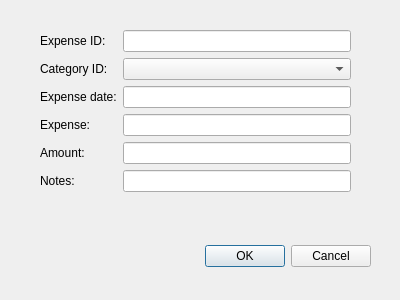
<?xml version="1.0" encoding="UTF-8"?>
<ui version="4.0">
 <class>Dialog</class>
 <widget class="QDialog" name="Dialog">
  <property name="geometry">
   <rect>
    <x>0</x>
    <y>0</y>
    <width>400</width>
    <height>300</height>
   </rect>
  </property>
  <property name="windowTitle">
   <string>Dialog</string>
  </property>
  <widget class="QDialogButtonBox" name="buttonBox">
   <property name="geometry">
    <rect>
     <x>30</x>
     <y>240</y>
     <width>341</width>
     <height>32</height>
    </rect>
   </property>
   <property name="orientation">
    <enum>Qt::Horizontal</enum>
   </property>
   <property name="standardButtons">
    <set>QDialogButtonBox::Cancel|QDialogButtonBox::Ok</set>
   </property>
  </widget>
  <widget class="QWidget" name="formLayoutWidget">
   <property name="geometry">
    <rect>
     <x>40</x>
     <y>30</y>
     <width>311</width>
     <height>211</height>
    </rect>
   </property>
   <layout class="QFormLayout" name="formLayout">
    <property name="labelAlignment">
     <set>Qt::AlignLeading|Qt::AlignLeft|Qt::AlignVCenter</set>
    </property>
    <item row="0" column="0">
     <widget class="QLabel" name="lblExpenseID">
      <property name="text">
       <string>Expense ID:</string>
      </property>
     </widget>
    </item>
    <item row="0" column="1">
     <widget class="QLineEdit" name="txtExpenseID">
      <property name="readOnly">
       <bool>true</bool>
      </property>
     </widget>
    </item>
    <item row="1" column="0">
     <widget class="QLabel" name="lblCategory">
      <property name="text">
       <string>Category ID:</string>
      </property>
     </widget>
    </item>
    <item row="1" column="1">
     <widget class="QComboBox" name="cmbCategory"/>
    </item>
    <item row="2" column="0">
     <widget class="QLabel" name="lblExpenseDate">
      <property name="text">
       <string>Expense date:</string>
      </property>
     </widget>
    </item>
    <item row="2" column="1">
     <widget class="QLineEdit" name="txtExpenseDate"/>
    </item>
    <item row="3" column="1">
     <widget class="QLineEdit" name="txtExpense"/>
    </item>
    <item row="4" column="0">
     <widget class="QLabel" name="lblAmount">
      <property name="text">
       <string>Amount:</string>
      </property>
     </widget>
    </item>
    <item row="3" column="0">
     <widget class="QLabel" name="lblExpense">
      <property name="text">
       <string>Expense:</string>
      </property>
     </widget>
    </item>
    <item row="4" column="1">
     <widget class="QLineEdit" name="txtAmount"/>
    </item>
    <item row="5" column="0">
     <widget class="QLabel" name="lblNotes">
      <property name="text">
       <string>Notes:</string>
      </property>
     </widget>
    </item>
    <item row="5" column="1">
     <widget class="QLineEdit" name="txtNotes"/>
    </item>
   </layout>
  </widget>
 </widget>
 <resources/>
 <connections>
  <connection>
   <sender>buttonBox</sender>
   <signal>accepted()</signal>
   <receiver>Dialog</receiver>
   <slot>accept()</slot>
   <hints>
    <hint type="sourcelabel">
     <x>248</x>
     <y>254</y>
    </hint>
    <hint type="destinationlabel">
     <x>157</x>
     <y>274</y>
    </hint>
   </hints>
  </connection>
  <connection>
   <sender>buttonBox</sender>
   <signal>rejected()</signal>
   <receiver>Dialog</receiver>
   <slot>reject()</slot>
   <hints>
    <hint type="sourcelabel">
     <x>316</x>
     <y>260</y>
    </hint>
    <hint type="destinationlabel">
     <x>286</x>
     <y>274</y>
    </hint>
   </hints>
  </connection>
 </connections>
</ui>
